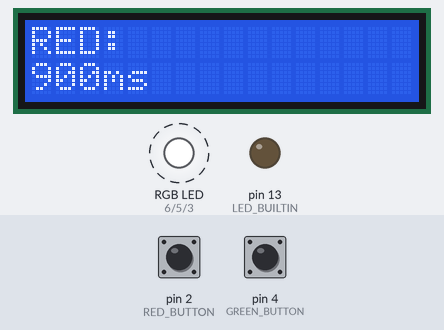
Bench run of a sketch on a simulated Arduino Uno, built with avr-gcc and run on an emulated ATmega328P. Shown: 16×2 character LCD, an RGB LED mixed from three pins (HIGH = lit), output pins drawn as LEDs (lit = HIGH). Dashed ring = blinking. The test bench sets the inputs (shaded band); at power-on: pin 4 (GREEN_BUTTON) HIGH, pin 2 (RED_BUTTON) HIGH.

Above: at 1.2 s.
1.3 s: pin 4 (GREEN_BUTTON) pulled LOW for 0.15 s
At 1.56 s:
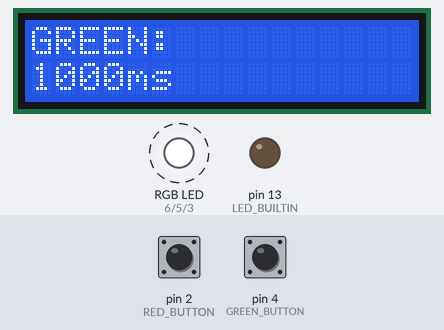
2.0 s: pin 4 (GREEN_BUTTON) pulled LOW for 1 s
At 3.45 s:
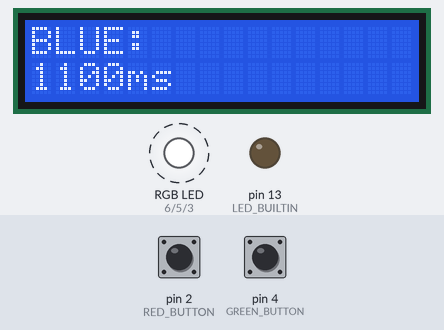
3.6 s: pin 2 (RED_BUTTON) pulled LOW for 0.15 s
At 3.81 s:
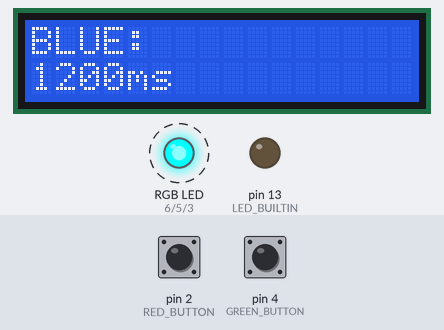
6.7 s: pin 2 (RED_BUTTON) pulled LOW for 1 s
At 7.8 s:
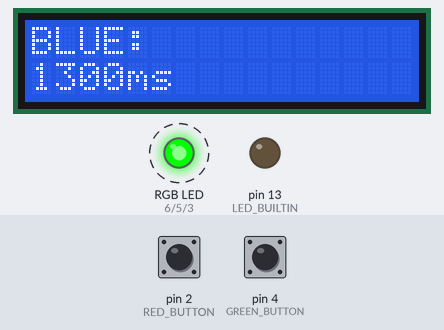
8.3 s: pin 4 (GREEN_BUTTON) pulled LOW for 0.15 s
At 8.8 s:
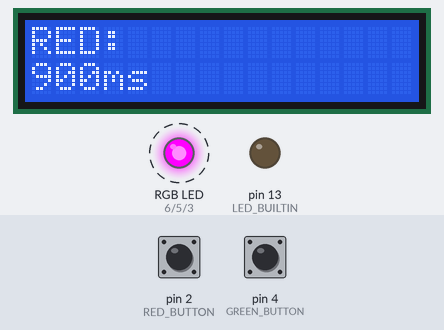
11.4 s: pin 4 (GREEN_BUTTON) pulled LOW for 3.2 s
At 15.8 s:
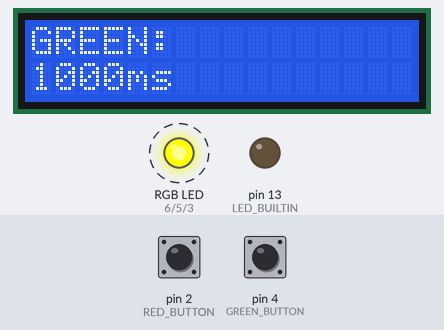
Timing chart, 0 to 16.2 s (numbered marks = the images above; inputs shaded):
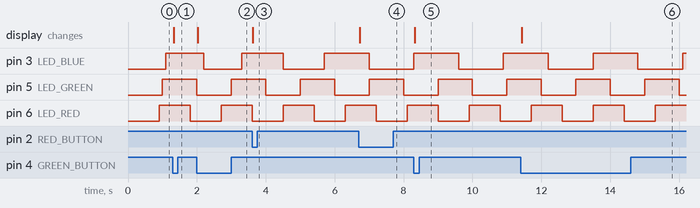

The sketch:

z2.ino
```cpp
#include <LiquidCrystal_I2C.h>
#include <OneWire.h>
#include <DallasTemperature.h>

#define LED_RED 6
#define LED_GREEN 5
#define LED_BLUE 3

#define RED_BUTTON 2
#define GREEN_BUTTON 4

#define DEBOUNCE_PERIOD 10UL

unsigned long blinkRedLedPeriod = 900UL;
int blinkRedLedChangeDirection = 1;
unsigned long blinkGreenLedPeriod = 1000UL;
int blinkGreenLedChangeDirection = 1;
unsigned long blinkBlueLedPeriod = 1100UL;
int blinkBlueLedChangeDirection = 1;

LiquidCrystal_I2C lcd(0x27, 16, 2);


void initRGB()
{
    pinMode(LED_BUILTIN, OUTPUT);
    digitalWrite(LED_BUILTIN, LOW);

    pinMode(LED_RED, OUTPUT);
    digitalWrite(LED_RED, LOW);

    pinMode(LED_GREEN, OUTPUT);
    digitalWrite(LED_GREEN, LOW);

    pinMode(LED_BLUE, OUTPUT);
    digitalWrite(LED_BLUE, LOW);
}

void initButtons()
{
    pinMode(RED_BUTTON, INPUT_PULLUP);
    pinMode(GREEN_BUTTON, INPUT_PULLUP);
}

bool isGreenButtonPressed()
{
    static int debounced_button_state = HIGH;
    static int previous_reading = HIGH;
    static unsigned long last_change_time = 0UL;
    bool isPressed = false;

    int current_reading = digitalRead(GREEN_BUTTON);

    if (previous_reading != current_reading)
    {
        last_change_time = millis();
    }

    if (millis() - last_change_time > DEBOUNCE_PERIOD)
    {
        if (current_reading != debounced_button_state)
        {
            if (debounced_button_state == HIGH && current_reading == LOW)
            {
                isPressed = true;
            }
            debounced_button_state = current_reading;
        }
    }

    previous_reading = current_reading;

    return isPressed;
}

bool isRedButtonPressed()
{
    static int debounced_button_state = HIGH;
    static int previous_reading = HIGH;
    static unsigned long last_change_time = 0UL;
    bool isPressed = false;

    int current_reading = digitalRead(RED_BUTTON);

    if (previous_reading != current_reading)
    {
        last_change_time = millis();
    }

    if (millis() - last_change_time > DEBOUNCE_PERIOD)
    {
        if (current_reading != debounced_button_state)
        {
            if (debounced_button_state == HIGH && current_reading == LOW)
            {
                isPressed = true;
            }
            debounced_button_state = current_reading;
        }
    }

    previous_reading = current_reading;

    return isPressed;
}

void blinkRedLed()
{
    const unsigned long BlinkChangePeriod = blinkRedLedPeriod;
    static int ledState = LOW;
    static unsigned long lastBlinkChange = 0UL;

    if (millis() - lastBlinkChange >= BlinkChangePeriod)
    {
        if (ledState == HIGH)
        {
            ledState = LOW;
        }
        else
        {
            ledState = HIGH;
        }

        digitalWrite(LED_RED, ledState);
        lastBlinkChange += BlinkChangePeriod;
    }
}

void blinkGreenLed()
{
    const unsigned long BlinkChangePeriod = blinkGreenLedPeriod;
    static int ledState = LOW;
    static unsigned long lastBlinkChange = 0UL;

    if (millis() - lastBlinkChange >= BlinkChangePeriod)
    {
        if (ledState == HIGH)
        {
            ledState = LOW;
        }
        else
        {
            ledState = HIGH;
        }

        digitalWrite(LED_GREEN, ledState);
        lastBlinkChange += BlinkChangePeriod;
    }
}

void blinkBlueLed()
{
    const unsigned long BlinkChangePeriod = blinkBlueLedPeriod;
    static int ledState = LOW;
    static unsigned long lastBlinkChange = 0UL;

    if (millis() - lastBlinkChange >= BlinkChangePeriod)
    {
        if (ledState == HIGH)
        {
            ledState = LOW;
        }
        else
        {
            ledState = HIGH;
        }

        digitalWrite(LED_BLUE, ledState);
        lastBlinkChange += BlinkChangePeriod;
    }
}

void changeBlinkPeriod(int index) {
    if (index == 0) {
        blinkRedLedPeriod += 100UL;
        if (blinkRedLedPeriod > 2000UL) {
            blinkRedLedPeriod = 500UL;
        }
    }
    else if (index == 1) {
        blinkGreenLedPeriod += 100UL;
        if (blinkGreenLedPeriod > 2000UL) {
            blinkGreenLedPeriod = 500UL;
        }
    }
    else if (index == 2) {
        blinkBlueLedPeriod += 100UL;
        if (blinkBlueLedPeriod > 2000UL) {
            blinkBlueLedPeriod = 500UL;
        }
    }
}

void printLedColorAndBlinkPeriod(int index) {
    lcd.clear();
    lcd.setCursor(0, 0);

    if (index == 0) {
        lcd.print("RED:");
        lcd.setCursor(0, 1);
        lcd.print(blinkRedLedPeriod);
        lcd.print("ms");
    }
    else if (index == 1) {
        lcd.print("GREEN:");
        lcd.setCursor(0, 1);
        lcd.print(blinkGreenLedPeriod);
        lcd.print("ms");
    }
    else if (index == 2) {
        lcd.print("BLUE:");
        lcd.setCursor(0, 1);
        lcd.print(blinkBlueLedPeriod);
        lcd.print("ms");
    }
}

void setup()
{
    lcd.init();
    lcd.backlight();
    lcd.print("RED:");
    lcd.setCursor(0, 1);
    lcd.print(blinkRedLedPeriod);
    lcd.print("ms");
    initRGB();
    initButtons();
}

int setLedIndex = 0;
void loop()
{
  blinkRedLed();
  blinkGreenLed();
  blinkBlueLed();

  if (isGreenButtonPressed()) {
      setLedIndex += 1;
      printLedColorAndBlinkPeriod(setLedIndex % 3);
  }

  if (isRedButtonPressed()) {
      int changeLedIndex = setLedIndex % 3;
      changeBlinkPeriod(changeLedIndex);
      printLedColorAndBlinkPeriod(setLedIndex % 3);
  }
}
```

Measured:
- after the input at 1.3 s, the display: changes at once (image 1)
- after the input at 2.0 s, the display: changes at once (image 2)
- after the input at 3.6 s, the display: changes at once (image 3)
- after the input at 6.7 s, the display: changes at once (image 4)
- after the input at 8.3 s, the display: changes at once (image 5)
- after the input at 11.4 s, the display: changes at once (image 6)
- by itself, pin 3 (LED_BLUE): alternates HIGH for 1.3 s and LOW for 1.3 s
- by itself, pin 5 (LED_GREEN): alternates HIGH for 1.0 s and LOW for 1.0 s
